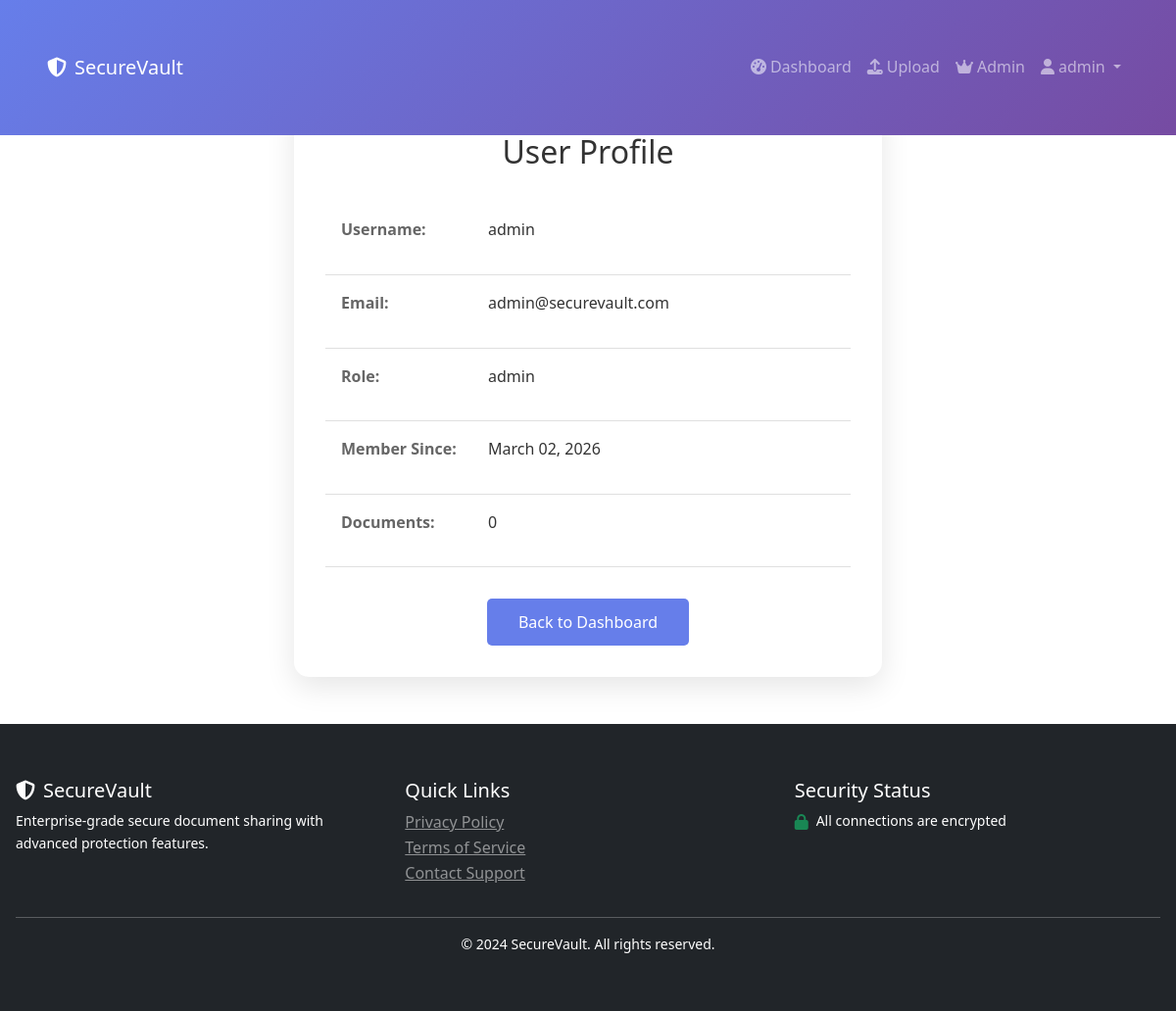
Page /auth/profile (signed in) on the committed database.
### models/user.py (models this page shows, shortened)
class User(db.Model, UserMixin):
    __tablename__ = 'users'
    id = db.Column(db.Integer, primary_key=True)
    username = db.Column(db.String(80), unique=True, nullable=False)
    email = db.Column(db.String(120), unique=True, nullable=False)
    password_hash = db.Column(db.String(200), nullable=False)
    role = db.Column(db.String(20), default='user')
    created_at = db.Column(db.DateTime, default=datetime.utcnow)
    is_active = db.Column(db.Boolean, default=True)
    documents = db.relationship('Document', backref='owner', lazy=True, cascade='all, delete-orphan')
    access_logs = db.relationship('AccessLog', backref='user', lazy=True)
    def is_admin(self):
        return self.role == 'admin'

### routes/auth_routes.py (the view)
@auth_bp.route('/profile')
@login_required
def profile():
    return render_template('profile.html', user=current_user)

### templates/profile.html (shortened to what this page needs)
{% extends "base.html" %}
{% block content %}
<div class="container">
    <div class="profile-card slide-up">
        <h2>User Profile</h2>
        <div class="profile-info">
            <div class="info-group">
                <label>Username:</label>
                <p>{{ user.username }}</p>
            </div>
            <div class="info-group">
                <label>Email:</label>
                <p>{{ user.email }}</p>
            </div>
            <div class="info-group">
                <label>Role:</label>
                <p>{{ user.role }}</p>
            </div>
            <div class="info-group">
                <label>Member Since:</label>
                <p>{{ user.created_at.strftime('%B %d, %Y') }}</p>
            </div>
            <div class="info-group">
                <label>Documents:</label>
                <p>{{ user.documents|length }}</p>
            </div>
        </div>
        <div class="profile-actions">
            <a href="{{ url_for('doc.dashboard') }}" class="btn">Back to Dashboard</a>
        </div>
    </div>
</div>
{% endblock %}

### templates/base.html (shortened to what this page needs)
<!DOCTYPE html>
<html lang="en">
<head>
    <link href="https://cdn.jsdelivr.net/npm/bootstrap@5.3.0/dist/css/bootstrap.min.css" rel="stylesheet">
    <link rel="stylesheet" href="https://cdnjs.cloudflare.com/ajax/libs/font-awesome/6.4.0/css/all.min.css">
    <link rel="stylesheet" href="https://cdnjs.cloudflare.com/ajax/libs/animate.css/4.1.1/animate.min.css">
    <link rel="stylesheet" href="{{ url_for('static', filename='css/main.css') }}">
    <link rel="stylesheet" href="{{ url_for('static', filename='css/animations.css') }}">
</head>
<body>
    <nav class="navbar navbar-expand-lg navbar-dark bg-dark fixed-top">
        <div class="container">
            <a class="navbar-brand" href="{{ url_for('index') }}">
                <i class="fas fa-shield-alt me-2"></i>SecureVault
            </a>
            <div class="collapse navbar-collapse" id="navbarNav">
                <ul class="navbar-nav ms-auto">
                    {% if current_user.is_authenticated %}
                        <li class="nav-item">
                            <a class="nav-link" href="{{ url_for('doc.dashboard') }}">
                                <i class="fas fa-tachometer-alt me-1"></i>Dashboard
                            </a>
                        </li>
                        <li class="nav-item">
                            <a class="nav-link" href="{{ url_for('doc.upload') }}">
                                <i class="fas fa-upload me-1"></i>Upload
                            </a>
                        </li>
                        {% if current_user.is_admin() %}
                        <li class="nav-item">
                            <a class="nav-link" href="{{ url_for('admin.dashboard') }}">
                                <i class="fas fa-crown me-1"></i>Admin
                            </a>
                        </li>
                        {% endif %}
                        <li class="nav-item dropdown">
                            <a class="nav-link dropdown-toggle" href="#" id="userDropdown" role="button" data-bs-toggle="dropdown">
                                <i class="fas fa-user me-1"></i>{{ current_user.username }}
                            </a>
                        </li>
                    {% endif %}
                </ul>
            </div>
        </div>
    </nav>
    <main class="container mt-5 pt-4">
        {% block content %}{% endblock %}
    </main>
    <footer class="bg-dark text-white mt-5 py-4">
        <div class="container">
            <div class="row">
                <div class="col-md-4">
                    <h5><i class="fas fa-shield-alt me-2"></i>SecureVault</h5>
                    <p class="small">Enterprise-grade secure document sharing with advanced protection features.</p>
                </div>
                <div class="col-md-4">
                    <h5>Quick Links</h5>
                    <ul class="list-unstyled">
                        <li><a href="#" class="text-white-50">Privacy Policy</a></li>
                        <li><a href="#" class="text-white-50">Terms of Service</a></li>
                        <li><a href="#" class="text-white-50">Contact Support</a></li>
                    </ul>
                </div>
                <div class="col-md-4">
                    <h5>Security Status</h5>
                    <div class="d-flex align-items-center">
                        <i class="fas fa-lock text-success me-2"></i>
                        <span class="small">All connections are encrypted</span>
                    </div>
                </div>
            </div>
            <hr class="bg-secondary">
            <div class="text-center small">
                &copy; 2024 SecureVault. All rights reserved.
            </div>
        </div>
    </footer>
</body>
</html>

### templates/static/css/main.css (style rules this page uses)
* { margin: 0; padding: 0; box-sizing: border-box; }
body { font-family: 'Segoe UI', Tahoma, Geneva, Verdana, sans-serif; line-height: 1.6; color: #333; }
.navbar { background: linear-gradient(135deg, #667eea 0%, #764ba2 100%); padding: 1rem 2rem; display: flex; justify-content: space-between; align-items: center; color: white; }
.container { max-width: 1200px; margin: 2rem auto; padding: 0 1rem; }
.btn { display: inline-block; padding: 0.5rem 1rem; background: #667eea; color: white; text-decoration: none; border-radius: 5px; border: none; cursor: pointer; transition: transform 0.3s, box-shadow 0.3s; }

### templates/static/css/animations.css (style rules this page uses)
.fade-in { animation: fadeIn 1s ease-in; }
.slide-up { animation: slideUp 0.8s ease-out; }

### templates/profile.html (style rules this page uses)
.profile-card { max-width: 600px; margin: 2rem auto; padding: 2rem; background: white; border-radius: 15px; box-shadow: 0 10px 30px rgba(0,0,0,0.1); }
.profile-card h2 { color: #333; margin-bottom: 2rem; text-align: center; font-size: 2em; }
.profile-info { margin-bottom: 2rem; }
.info-group { display: flex; padding: 1rem; border-bottom: 1px solid #e0e0e0; }
.info-group label { width: 150px; font-weight: 600; color: #666; }
.info-group p { flex: 1; color: #333; }
.profile-actions { text-align: center; }
.profile-actions .btn { display: inline-block; padding: 0.75rem 2rem; }

### rows in the picture
User: username "admin", email "admin@securevault.com", role "admin", created_at "March 02, 2026"

### other values in the picture
{{ user.documents|length }} "0"
